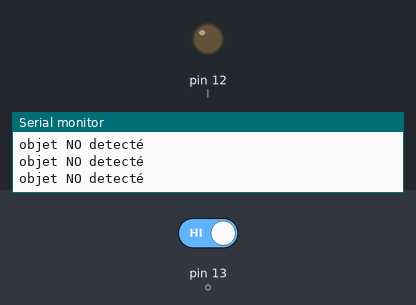
The sketch below on a simulated Arduino Uno, built with avr-gcc and run on an emulated ATmega328P. Parts: output pins drawn as LEDs (lit = HIGH), the last lines printed to the serial monitor. The inputs (shaded band) are chosen by the test bench; at power-on: pin 13 (o) HIGH.

Above: at 1.8 s.
1.9 s: pin 13 (o) driven LOW
At 2.8 s:
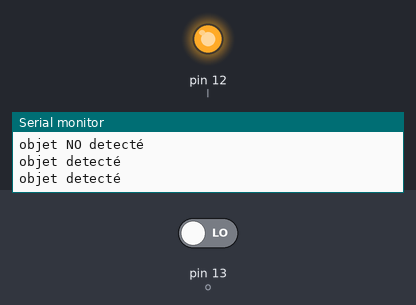
3.5 s: pin 13 (o) driven HIGH
At 3.9 s:
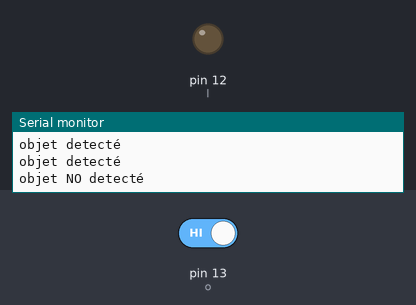
Timing chart, 0 to 6.5 s (numbered marks = the images above; inputs shaded):
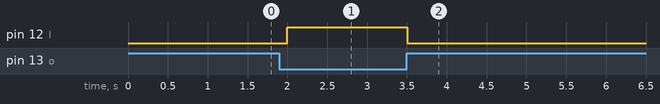

Measured:
- after the input at 1.9 s, pin 12 (l): LOW → HIGH after 0.10 s
- after the input at 3.5 s, pin 12 (l): HIGH → LOW at once

The sketch:

obstacle.ino
```cpp
int o = 13;
int l = 12;
void setup() {
  pinMode(o,INPUT);
  pinMode(l,OUTPUT);
  Serial.begin(9600);

}

void loop() {
  int v = digitalRead(o);
  if(v == LOW){
    digitalWrite(l,HIGH); Serial.println("objet detecté");
  }
  else {
    digitalWrite(l,LOW); Serial.println("objet NO detecté");
  }
  delay(500);
}
```
